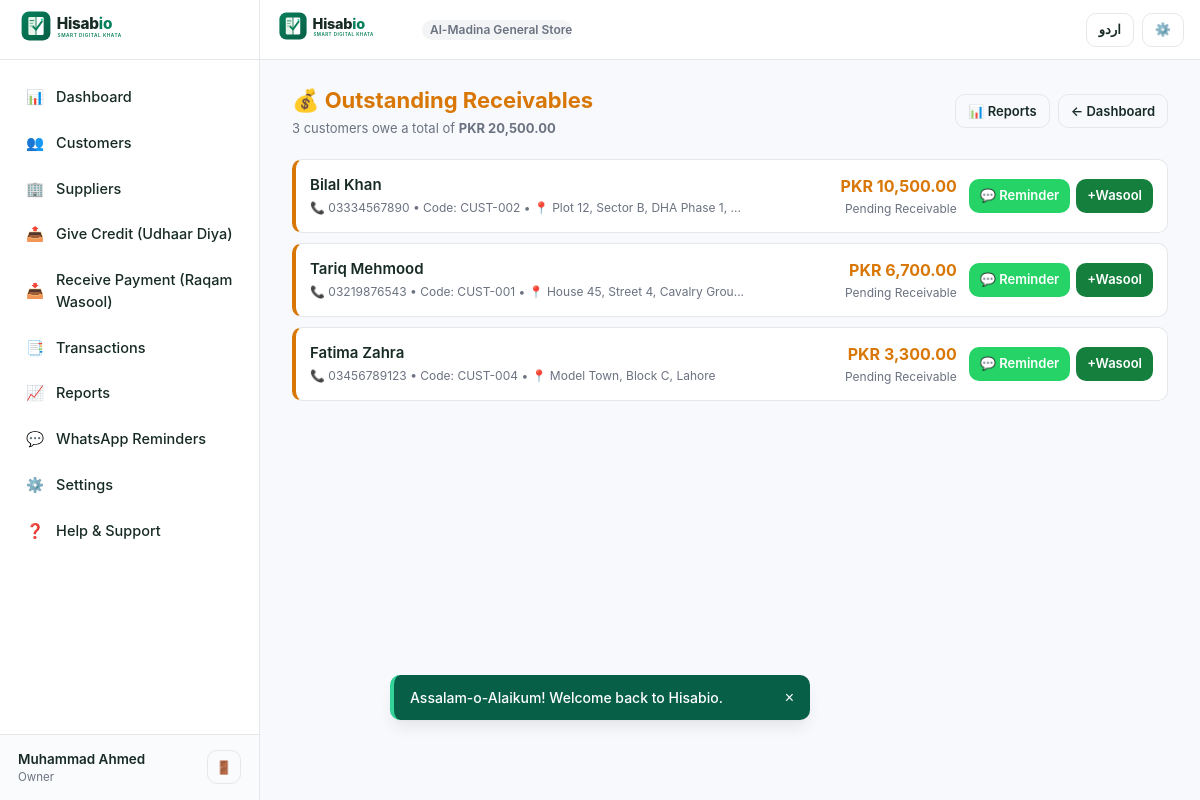
Page /receivables.php (signed in) on the committed database.
### tables this page shows
CREATE TABLE `users` (
  `id` INT UNSIGNED AUTO_INCREMENT PRIMARY KEY,
  `full_name` VARCHAR(150) NOT NULL,
  `email` VARCHAR(191) NULL,
  `mobile` VARCHAR(25) NOT NULL,
  `password_hash` VARCHAR(255) NOT NULL,
  `status` ENUM('active', 'inactive', 'suspended') DEFAULT 'active',
  `created_at` DATETIME NOT NULL DEFAULT CURRENT_TIMESTAMP,
  `updated_at` DATETIME NOT NULL DEFAULT CURRENT_TIMESTAMP ON UPDATE CURRENT_TIMESTAMP,
  UNIQUE KEY `idx_users_mobile` (`mobile`),
  KEY `idx_users_email` (`email`)
);

CREATE TABLE `roles` (
  `id` INT UNSIGNED AUTO_INCREMENT PRIMARY KEY,
  `business_id` INT UNSIGNED NOT NULL,
  `role_name` VARCHAR(100) NOT NULL,
  `permissions` JSON NULL,
  `created_at` DATETIME NOT NULL DEFAULT CURRENT_TIMESTAMP,
  CONSTRAINT `fk_roles_business` FOREIGN KEY (`business_id`) REFERENCES `businesses` (`id`) ON DELETE CASCADE
);

CREATE TABLE `businesses` (
  `id` INT UNSIGNED AUTO_INCREMENT PRIMARY KEY,
  `business_name` VARCHAR(200) NOT NULL,
  `business_code` VARCHAR(50) NOT NULL UNIQUE,
  `owner_user_id` INT UNSIGNED NOT NULL,
  `business_category` VARCHAR(100) DEFAULT 'General Store',
  `logo` VARCHAR(255) NULL,
  `currency` VARCHAR(10) DEFAULT 'PKR',
  `country` VARCHAR(50) DEFAULT 'Pakistan',
  `city` VARCHAR(100) DEFAULT 'Lahore',
  `address` TEXT NULL,
  `phone` VARCHAR(25) NULL,
  `receipt_footer` TEXT NULL,
  `timezone` VARCHAR(50) DEFAULT 'Asia/Karachi',
  `language` VARCHAR(10) DEFAULT 'en',
  `status` ENUM('active', 'inactive') DEFAULT 'active',
  `created_at` DATETIME NOT NULL DEFAULT CURRENT_TIMESTAMP,
  `updated_at` DATETIME NOT NULL DEFAULT CURRENT_TIMESTAMP ON UPDATE CURRENT_TIMESTAMP,
  CONSTRAINT `fk_businesses_owner` FOREIGN KEY (`owner_user_id`) REFERENCES `users` (`id`) ON DELETE CASCADE
);

CREATE TABLE `accounts` (
  `id` INT UNSIGNED AUTO_INCREMENT PRIMARY KEY,
  `business_id` INT UNSIGNED NOT NULL,
  `account_type` ENUM('customer', 'supplier') NOT NULL,
  `customer_id` INT UNSIGNED NULL,
  `supplier_id` INT UNSIGNED NULL,
  `opening_balance` DECIMAL(18,2) NOT NULL DEFAULT 0.00,
  `opening_balance_direction` ENUM('receivable', 'payable', 'zero') NOT NULL DEFAULT 'zero',
  `created_at` DATETIME NOT NULL DEFAULT CURRENT_TIMESTAMP,
  UNIQUE KEY `idx_acc_customer` (`business_id`, `customer_id`),
  UNIQUE KEY `idx_acc_supplier` (`business_id`, `supplier_id`),
  CONSTRAINT `fk_acc_business` FOREIGN KEY (`business_id`) REFERENCES `businesses` (`id`) ON DELETE CASCADE,
  CONSTRAINT `fk_acc_customer` FOREIGN KEY (`customer_id`) REFERENCES `customers` (`id`) ON DELETE CASCADE,
  CONSTRAINT `fk_acc_supplier` FOREIGN KEY (`supplier_id`) REFERENCES `suppliers` (`id`) ON DELETE CASCADE
);

CREATE TABLE `customers` (
  `id` INT UNSIGNED AUTO_INCREMENT PRIMARY KEY,
  `business_id` INT UNSIGNED NOT NULL,
  `customer_code` VARCHAR(50) NOT NULL,
  `name` VARCHAR(150) NOT NULL,
  `mobile` VARCHAR(25) NOT NULL,
  `alternate_mobile` VARCHAR(25) NULL,
  `address` TEXT NULL,
  `notes` TEXT NULL,
  `status` ENUM('active', 'archived') DEFAULT 'active',
  `created_by` INT UNSIGNED NULL,
  `created_at` DATETIME NOT NULL DEFAULT CURRENT_TIMESTAMP,
  `updated_at` DATETIME NOT NULL DEFAULT CURRENT_TIMESTAMP ON UPDATE CURRENT_TIMESTAMP,
  `archived_at` DATETIME NULL,
  UNIQUE KEY `idx_cust_code_bus` (`business_id`, `customer_code`),
  KEY `idx_cust_mobile_bus` (`business_id`, `mobile`),
  KEY `idx_cust_name_bus` (`business_id`, `name`),
  CONSTRAINT `fk_customers_business` FOREIGN KEY (`business_id`) REFERENCES `businesses` (`id`) ON DELETE CASCADE
);

### includes/lang.php (called while the page is built, shortened)
<?php
function get_current_lang(): string {
    return $_SESSION['app_lang'] ?? 'en';
}
function is_rtl(): bool {
    return get_current_lang() === 'ur';
}
function get_translations(): array {
    static $dict = null;
    if ($dict !== null) {
        return $dict;
    }
    return $dict;
}
function __(string $key): string {
    $lang = get_current_lang();
    $translations = get_translations();
    return $translations[$lang][$key] ?? $translations['en'][$key] ?? $key;
}

### includes/auth.php (called while the page is built, shortened)
<?php
function is_logged_in(): bool {
    return !empty($_SESSION['user_id']) && !empty($_SESSION['business_id']);
}
function current_user(): ?array {
    $pdo = get_db();
    $stmt = $pdo->prepare("SELECT id, full_name, email, mobile, status FROM users WHERE id = ?");
    $stmt->execute([$_SESSION['user_id']]);
    $user = $stmt->fetch() ?: null;
    return $user;
}
function current_business(): ?array {
    static $business = null;
    if ($business !== null) {
        return $business;
    }
    $pdo = get_db();
    $stmt = $pdo->prepare("
        SELECT b.*, r.role_name, r.permissions
        FROM businesses b
        JOIN business_users bu ON bu.business_id = b.id
        JOIN roles r ON r.id = bu.role_id
        WHERE b.id = ? AND bu.user_id = ? AND b.status = 'active'
    ");
    $stmt->execute([$_SESSION['business_id'], $_SESSION['user_id']]);
    $business = $stmt->fetch() ?: null;
    return $business;
}

### includes/functions.php (called while the page is built, shortened)
<?php
require_once __DIR__ . '/lang.php';
function format_currency($amount, bool $show_symbol = true, string $currency = 'PKR'): string {
    $val = (float)$amount;
    $formatted = number_format(abs($val), 2, '.', ',');
    $prefix = $show_symbol ? $currency . ' ' : '';
    return $prefix . $formatted;
}
function calculate_customer_balance(int $account_id, ?PDO $pdo = null): float {
    $stmt = $pdo->prepare("SELECT opening_balance, opening_balance_direction FROM accounts WHERE id = ?");
    $stmt->execute([$account_id]);
    $acc = $stmt->fetch();
    $balance = 0.00;
    if ($acc['opening_balance_direction'] === 'receivable') {
        $balance += (float)$acc['opening_balance'];
    } elseif ($acc['opening_balance_direction'] === 'payable') {
        $balance -= (float)$acc['opening_balance'];
    }
    $stmt = $pdo->prepare("
        SELECT transaction_type, amount, status
        FROM transactions
        WHERE account_id = ? AND status = 'completed' AND transaction_type != 'opening_balance'
    ");
    $stmt->execute([$account_id]);
    $txs = $stmt->fetchAll();
    foreach ($txs as $tx) {
        $amt = (float)$tx['amount'];
        if ($tx['transaction_type'] === 'credit_sale') {
            $balance += $amt;
        } elseif ($tx['transaction_type'] === 'payment_received') {
            $balance -= $amt;
        } elseif ($tx['transaction_type'] === 'adjustment') {
            $balance += $amt;
        }
    }
    return round($balance, 2);
}
function normalize_pakistan_mobile(string $phone): string {
    $cleaned = preg_replace('/[^0-9]/', '', $phone);
    if (str_starts_with($cleaned, '03') && strlen($cleaned) === 11) {
        return '92' . substr($cleaned, 1);
    }
    return $cleaned;
}
function build_whatsapp_link(string $phone, string $message): string {
    $normalized = normalize_pakistan_mobile($phone);
    return 'https://wa.me/' . $normalized . '?text=' . urlencode($message);
}

### receivables.php (the view, shortened to what this page needs)
<?php
require_once __DIR__ . '/includes/auth.php';
require_once __DIR__ . '/includes/functions.php';
$biz = current_business();
$biz_id = (int)$biz['id'];
$pdo = get_db();
$stmt = $pdo->prepare("
    SELECT c.id, c.name, c.mobile, c.customer_code, c.address, a.id AS account_id
    FROM customers c
    JOIN accounts a ON a.customer_id = c.id
    WHERE c.business_id = ? AND c.status = 'active'
");
$stmt->execute([$biz_id]);
$all_customers = $stmt->fetchAll();
$receivables = [];
$total_amount = 0.00;
foreach ($all_customers as $c) {
    $bal = calculate_customer_balance((int)$c['account_id'], $pdo);
    if ($bal > 0) {
        $c['balance'] = $bal;
        $total_amount += $bal;
        $receivables[] = $c;
    }
}
usort($receivables, fn($a, $b) => $b['balance'] <=> $a['balance']);
include __DIR__ . '/includes/header.php';
?>
<div class="page-container">
  <div class="page-header">
    <div>
      <h1 class="page-title text-credit">💰 Outstanding Receivables</h1>
      <p class="page-subtitle">
        <?= count($receivables) ?> customers owe a total of <strong><?= format_currency($total_amount) ?></strong>
      </p>
    </div>
    <div style="display: flex; gap: 8px;">
      <a href="<?= BASE_URL ?>reports.php" class="btn btn-outline btn-sm">
        📊 Reports
      </a>
      <a href="<?= BASE_URL ?>dashboard.php" class="btn btn-outline btn-sm">
        ← <?= __('dashboard') ?>
      </a>
    </div>
  </div>
  <?php if (empty($receivables)): ?>
    <div class="card" style="text-align: center; padding: 40px 16px;">
      <h3 style="font-size: 18px; color: var(--payment); margin-bottom: 8px;">🎉 Zero Outstanding Udhaar!</h3>
      <p style="font-size: 14px; color: var(--text-muted);">All your customers have completely cleared their dues.</p>
    </div>
  <?php else: ?>
    <div class="ledger-stack">
      <?php foreach ($receivables as $c): ?>
        <?php
          $msg = sprintf(
            "Assalam-o-Alaikum %s sahib! Friendly reminder from %s. Your outstanding balance is %s. Thank you! JazakAllah khair.",
            $c['name'],
            $biz['business_name'],
            format_currency($c['balance'])
          );
        ?>
        <div class="ledger-item credit">
          <div class="item-main">
            <a href="<?= BASE_URL ?>customer-ledger.php?id=<?= $c['id'] ?>" class="item-title" style="display: block;">
              <?= htmlspecialchars($c['name']) ?>
            </a>
            <div class="item-sub">
              📞 <?= htmlspecialchars($c['mobile']) ?> • Code: <?= htmlspecialchars($c['customer_code']) ?>
              <?php if (!empty($c['address'])): ?>
                • 📍 <?= htmlspecialchars(mb_strimwidth($c['address'], 0, 35, '...')) ?>
              <?php endif; ?>
            </div>
          </div>
          <div class="item-amount">
            <div class="amount-val text-credit"><?= format_currency($c['balance']) ?></div>
            <div class="item-sub">Pending Receivable</div>
          </div>
          <div style="display: flex; gap: 6px; margin-left: 12px;">
            <a href="<?= build_whatsapp_link($c['mobile'], $msg) ?>" target="_blank" rel="noopener noreferrer" class="btn btn-whatsapp btn-sm" title="WhatsApp Reminder" style="padding: 6px 10px;">
              💬 Reminder
            </a>
            <a href="<?= BASE_URL ?>receive-payment.php?customer_id=<?= $c['id'] ?>" class="btn btn-success btn-sm" style="padding: 6px 10px;">
              +Wasool
            </a>
          </div>
        </div>
      <?php endforeach; ?>
    </div>
  <?php endif; ?>
</div>
<?php include __DIR__ . '/includes/footer.php'; ?>

### includes/header.php (shortened to what this page needs)
<?php
require_once __DIR__ . '/auth.php';
require_once __DIR__ . '/lang.php';
require_once __DIR__ . '/functions.php';
$current_user = current_user();
$current_business = current_business();
$is_rtl = is_rtl();
$lang = get_current_lang();
?>
<!DOCTYPE html>
<html lang="<?= $lang ?>" dir="<?= $is_rtl ? 'rtl' : 'ltr' ?>">
<head>
  <link rel="stylesheet" href="<?= BASE_URL ?>assets/css/style.css?v=<?= APP_VERSION ?>">
  <link rel="stylesheet" href="<?= BASE_URL ?>assets/css/responsive.css?v=<?= APP_VERSION ?>">
  <link rel="stylesheet" href="<?= BASE_URL ?>assets/css/animations.css?v=<?= APP_VERSION ?>">
  <link rel="stylesheet" href="<?= BASE_URL ?>assets/css/print.css?v=<?= APP_VERSION ?>" media="print">
</head>
<body class="page-enter">
  <div class="app-layout">
    <?php if (is_logged_in()): ?>
      <?php include __DIR__ . '/sidebar.php'; ?>
    <?php endif; ?>
    <main class="main-content">
      <header class="app-header no-print">
        <div class="header-brand">
          <a href="<?= is_logged_in() ? BASE_URL . 'dashboard.php' : BASE_URL . 'login.php' ?>" class="d-flex align-items-center">
            <img src="<?= BASE_URL ?>assets/images/logo.svg" alt="Hisabio Logo">
          </a>
          <?php if ($current_business): ?>
            <span class="badge badge-neutral" style="max-width: 150px; overflow: hidden; text-overflow: ellipsis; white-space: nowrap;">
              <?= htmlspecialchars($current_business['business_name']) ?>
            </span>
          <?php endif; ?>
        </div>
        <div class="header-actions">
          <?php if ($lang === 'en'): ?>
            <a href="?lang=ur" class="btn btn-outline btn-sm" title="اردو میں تبدیل کریں">اردو</a>
          <?php else: ?>
            <a href="?lang=en" class="btn btn-outline btn-sm" title="Switch to English">English</a>
          <?php endif; ?>
          <?php if (is_logged_in()): ?>
            <a href="<?= BASE_URL ?>settings.php" class="btn btn-outline btn-sm" title="<?= __('settings') ?>" aria-label="<?= __('settings') ?>">
              ⚙️
            </a>
          <?php else: ?>
            <a href="<?= BASE_URL ?>login.php" class="btn btn-primary btn-sm"><?= __('login') ?></a>
          <?php endif; ?>
        </div>
      </header>

### includes/sidebar.php
<?php
$current_page = basename($_SERVER['PHP_SELF'] ?? '');
?>
<aside class="app-sidebar no-print">
  <div class="sidebar-header">
    <a href="<?= BASE_URL ?>dashboard.php">
      <img src="<?= BASE_URL ?>assets/images/logo.svg" alt="Hisabio">
    </a>
  </div>
  <nav class="sidebar-nav">
    <a href="<?= BASE_URL ?>dashboard.php" class="sidebar-link <?= $current_page === 'dashboard.php' ? 'active' : '' ?>">
      <span>📊</span>
      <span><?= __('dashboard') ?></span>
    </a>
    <a href="<?= BASE_URL ?>customers.php" class="sidebar-link <?= in_array($current_page, ['customers.php', 'customer-add.php', 'customer-edit.php', 'customer-profile.php', 'customer-ledger.php', 'customer-statement.php'], true) ? 'active' : '' ?>">
      <span>👥</span>
      <span><?= __('customers') ?></span>
    </a>
    <a href="<?= BASE_URL ?>suppliers.php" class="sidebar-link <?= in_array($current_page, ['suppliers.php', 'supplier-add.php', 'supplier-edit.php', 'supplier-profile.php', 'supplier-ledger.php', 'supplier-statement.php'], true) ? 'active' : '' ?>">
      <span>🏢</span>
      <span><?= __('suppliers') ?></span>
    </a>
    <a href="<?= BASE_URL ?>give-credit.php" class="sidebar-link <?= $current_page === 'give-credit.php' ? 'active' : '' ?>">
      <span>📤</span>
      <span><?= __('give_credit') ?></span>
    </a>
    <a href="<?= BASE_URL ?>receive-payment.php" class="sidebar-link <?= $current_page === 'receive-payment.php' ? 'active' : '' ?>">
      <span>📥</span>
      <span><?= __('receive_payment') ?></span>
    </a>
    <a href="<?= BASE_URL ?>transactions.php" class="sidebar-link <?= in_array($current_page, ['transactions.php', 'transaction-details.php', 'transaction-reverse.php'], true) ? 'active' : '' ?>">
      <span>📑</span>
      <span><?= __('transactions') ?></span>
    </a>
    <a href="<?= BASE_URL ?>reports.php" class="sidebar-link <?= $current_page === 'reports.php' ? 'active' : '' ?>">
      <span>📈</span>
      <span><?= __('reports') ?></span>
    </a>
    <a href="<?= BASE_URL ?>reminders.php" class="sidebar-link <?= $current_page === 'reminders.php' ? 'active' : '' ?>">
      <span>💬</span>
      <span><?= __('reminders') ?></span>
    </a>
    <a href="<?= BASE_URL ?>settings.php" class="sidebar-link <?= in_array($current_page, ['settings.php', 'appearance.php', 'security.php', 'backup.php', 'users.php', 'roles.php'], true) ? 'active' : '' ?>">
      <span>⚙️</span>
      <span><?= __('settings') ?></span>
    </a>
    <a href="<?= BASE_URL ?>help.php" class="sidebar-link <?= $current_page === 'help.php' ? 'active' : '' ?>">
      <span>❓</span>
      <span><?= __('help_support') ?></span>
    </a>
  </nav>
  <div class="sidebar-footer">
    <div class="business-pill">
      <span class="business-pill-name"><?= htmlspecialchars($current_user['full_name'] ?? 'User') ?></span>
      <span class="business-pill-role"><?= htmlspecialchars($current_business['role_name'] ?? 'Owner') ?></span>
    </div>
    <a href="<?= BASE_URL ?>logout.php" class="btn btn-outline btn-sm" title="<?= __('logout') ?>" style="padding: 4px 8px;">
      🚪
    </a>
  </div>
</aside>

### rows in the picture
users: full_name "Muhammad Ahmed"
roles: role_name "Owner", business.business_name "Al-Madina General S…"
accounts: customer.name "Bilal Khan", customer.mobile "03334567890", customer.customer_code "CUST-002", customer.address "Plot 12, Sector B, DHA Phase 1, ...", balance "PKR 10,500.00"
accounts: customer.name "Tariq Mehmood", customer.mobile "03219876543", customer.customer_code "CUST-001", customer.address "House 45, Street 4, Cavalry Grou...", balance "PKR 6,700.00"
accounts: customer.name "Fatima Zahra", customer.mobile "03456789123", customer.customer_code "CUST-004", customer.address "Model Town, Block C, Lahore", balance "PKR 3,300.00"

### other values in the picture
__('dashboard') "Dashboard"
__('customers') "Customers"
__('suppliers') "Suppliers"
__('give_credit') "Give Credit (Udhaar Diya)"
__('receive_payment') "Receive Payment (Raqam Wasool)"
__('transactions') "Transactions"
__('reports') "Reports"
__('reminders') "WhatsApp Reminders"
__('settings') "Settings"
__('help_support') "Help & Support"
count($receivables) "3"
format_currency($total_amount) "PKR 20,500.00"
